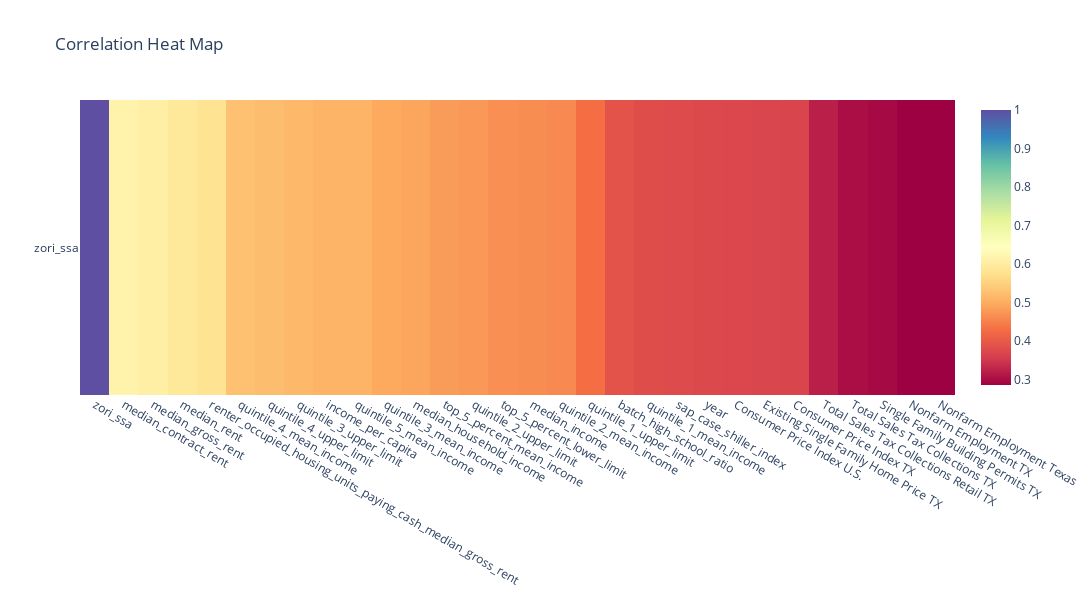

Notebook code cell kept with this figure:
### Code cell
corrs = merged.drop(['Time','zip_code'], axis = 1).corr()

px.imshow(corrs[['zori_ssa']].sort_values(by = 'zori_ssa',ascending = False)[:30].T
          ,aspect = 1,width = 1200,height = 600,color_continuous_scale = 'spectral',title = 'Correlation Heat Map')

### Figure 1 — Plotly figure (JSON) as saved in the notebook; plotly's stock layout.template omitted (floating-point values rounded to 4 significant figures)
{"data": [{"coloraxis": "coloraxis", "hovertemplate": "x: %{x}<br>y: %{y}<br>color: %{z}<extra></extra>", "name": "0", "type": "heatmap", "x": ["zori_ssa", "median_contract_rent", "median_gross_rent", "median_rent", "renter_occupied_housing_units_paying_cash_median_gross_rent", "quintile_4_mean_income", "quintile_4_upper_limit", "quintile_3_upper_limit", "income_per_capita", "quintile_5_mean_income", "quintile_3_mean_income", "median_household_income", "top_5_percent_mean_income", "quintile_2_upper_limit", "top_5_percent_lower_limit", "median_income", "quintile_2_mean_income", "quintile_1_upper_limit", "batch_high_school_ratio", "quintile_1_mean_income", "sap_case_shiller_index", "year", "Consumer Price Index U.S.", "Existing Single Family Home Price TX", "Consumer Price Index TX", "Total Sales Tax Collections Retail TX", "Total Sales Tax Collections TX", "Single Family Building Permits TX", "Nonfarm Employment TX", "Nonfarm Employment Texas"], "xaxis": "x", "y": ["zori_ssa"], "yaxis": "y", "z": [[1, 0.6161, 0.6058, 0.5935, 0.5809, 0.5281, 0.5219, 0.5139, 0.5089, 0.5085, 0.4964, 0.4916, 0.4804, 0.477, 0.4664, 0.4636, 0.46, 0.4283, 0.3894, 0.3801, 0.3771, 0.3739, 0.3714, 0.3695, 0.3678, 0.3209, 0.3015, 0.2972, 0.2862, 0.2862]]}], "layout": {"coloraxis": {"colorscale": [[0, "rgb(158,1,66)"], [0.1, "rgb(213,62,79)"], [0.2, "rgb(244,109,67)"], [0.3, "rgb(253,174,97)"], [0.4, "rgb(254,224,139)"], [0.5, "rgb(255,255,191)"], [0.6, "rgb(230,245,152)"], [0.7, "rgb(171,221,164)"], [0.8, "rgb(102,194,165)"], [0.9, "rgb(50,136,189)"], [1, "rgb(94,79,162)"]]}, "height": 600, "title": {"text": "Correlation Heat Map"}, "width": 1200, "xaxis": {"anchor": "y", "domain": [0, 1]}, "yaxis": {"anchor": "x", "autorange": "reversed", "domain": [0, 1]}}}
